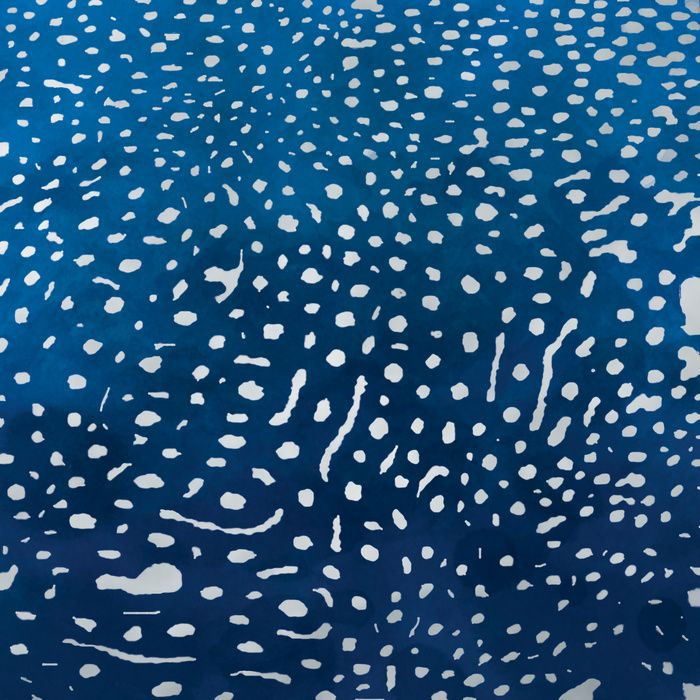
#> input picture Overlay/img/LightWhale.ppm, 700 x 700 px; its folder holds 5 pictures in this run
$ python overlay.py
#> lines starting #> are read from the running program, lines starting #| are printed output that depends on the picture
#> pass 3 of the loop in checkImageLibrary, `for filename in os.listdir(libraryPath):`:
#> the loop made 5 passes; the first 3 are shown
#Chea, Cohen, Gao, Hiciano
#CS5800 Spring 2021 Final Project
#Program that outputs best pattern match ratio from matches of an image against images in a directory.

#pillow aids in Image reading and manipulation
from PIL import Image, ImageOps
#os to access and work with any user's directory of images
import os

def overlayMatch(newImage, ogImage):
    '''
    Takes in two images and calculates their 'match' percentage. A nested for loop is used to
    iterate through the x,y coordinates of both equally sized images and compare RGB values.
    '''
#> called with newImage = 'Overlay/img/LightWhale.ppm', ogImage = 'Overlay/img/DarkWhale.ppm'
    #Open and load the image, convert to grayschool
    img = Image.open(newImage)
#> img is the input picture: PIL image 700x700 RGB; mean R, G, B 34.9, 84.3, 123.6
    imgGs = ImageOps.grayscale(img)
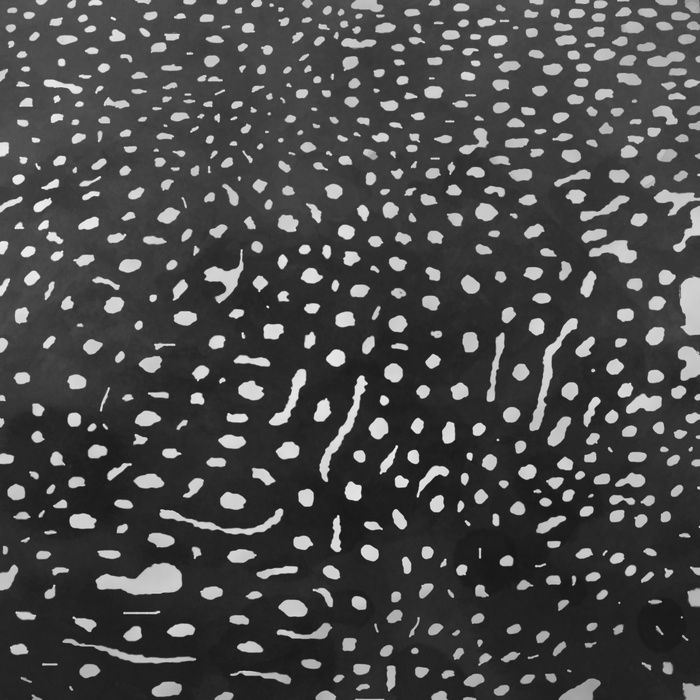
#> imgGs: PIL image 700x700 L; min 10, max 254, mean 74

    img2 = Image.open(ogImage)
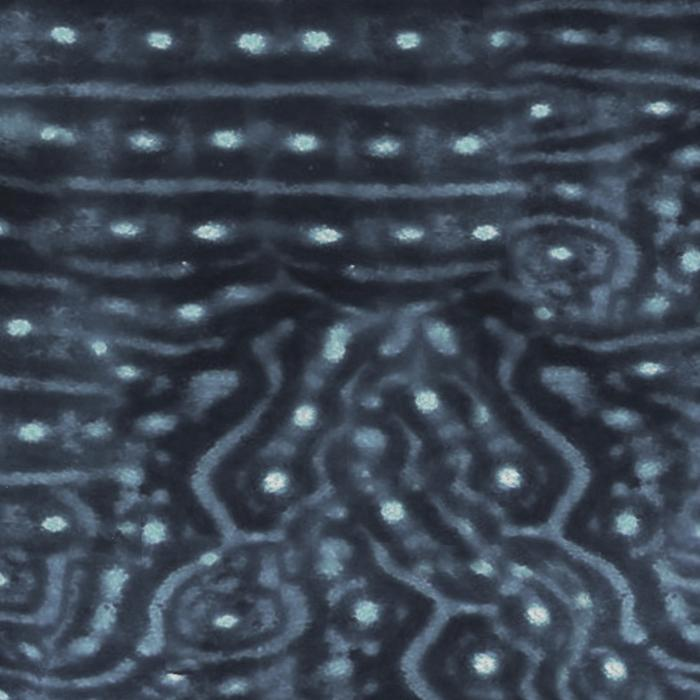
#> input picture Overlay/img/DarkWhale.ppm, 700 x 700 px
#> img2 is the input picture: PIL image 700x700 RGB; mean R, G, B 59.9, 70.2, 83.5
    img2Gs = ImageOps.grayscale(img2)
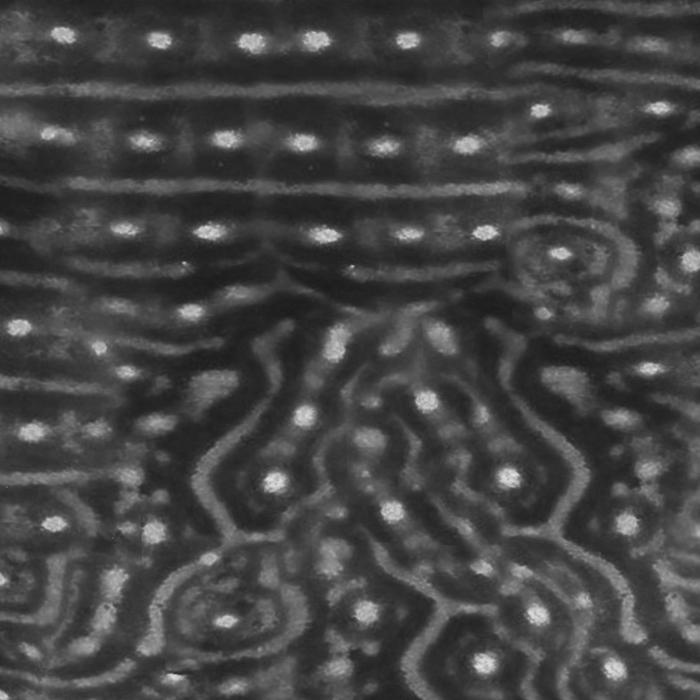
#> img2Gs: PIL image 700x700 L; min 26, max 228, mean 68.7

    print("Comparing " + str(newImage) + " with " + str(ogImage) )

    #Get image type (ie. jpeg, ppm...) and dimenstions
    print(img.format)
#| JPEG
    print(img.mode)
#| RGB
    print(img.size)
#| (700, 700)

    #use dimensions of image to determine number of iterations to scan pixels below
    w, h = img.size
#> w = 700; h = 700

    #get pixel format of image (ie. RGB, CMYK)
    print(img.mode)
#| RGB

    totalPixels = 0
    matches = 0

    #traverse row, column of image to access each pixel
    for ycoord in range(h):
        for xcoord in range(w):
            #using x,y tuple, getpixel() returns current pixel's coordinate as a single int value for single band images
            # (x,y) tuple point for multibanded images

            val = imgGs.getpixel((xcoord, ycoord)) # new image pixel value
            val2 = img2Gs.getpixel((xcoord, ycoord)) #og image pixel value

            totalPixels += 1 #tracking total pixels assessed
            #if pixel values of both image's are equal at current position, we have found a pattern match
            if val == val2:
                matches += 1
#> after the loop, matches = 4850; totalPixels = 490000

    #in a perfact match (identical images) the number of total pixels across an image is equal to the number of matches
    #print(totalPixels)
    #print(matches)

    #return the percentage of matched pixels between the two images
    return (matches/totalPixels)


def checkImageLibrary(newImage, libraryPath):
    '''
    Given an image (newImage) and a directory of images (libraryPath): computes the overlay match between the
    newImage and each image in libraryPath directory and returns the closest match found.
    '''
    print(libraryPath)
    if os.name == "nt":
        print("nt")
        libraryPath = os.path.join(libraryPath + os.sep, "img")
    else:
        print("not nt")
        libraryPath = os.path.join(libraryPath + os.sep, "img")

    #print(libraryPath) #confirm path

    #intialize list to store the images newImage will be compared against
    libraryImages = []

    #searches img directory for ppm files to store in libraryImages
    for filename in os.listdir(libraryPath):
        print(filename)
        #account for uppercase/lowercase extensions
        if filename.endswith(".ppm") or filename.endswith(".PPM"):
            libraryImages.append(filename)

    #libraryImages = [img for img in directory]
    print(libraryImages) #confirm expected list of images


    # determine overlaymatch ratio of newImage to each image in list and store outputs in new ratios list
    overlayRatios = []
    for image in libraryImages:
        ogImage = os.path.join(libraryPath + os.sep, image)
        # pattern match newImage to current one at iteration, push comparison value to array
        ratio = overlayMatch(newImage, ogImage)
#> ratio = 0.0099
#> pass 3 of the loop in checkImageLibrary, `for image in libraryImages:`:
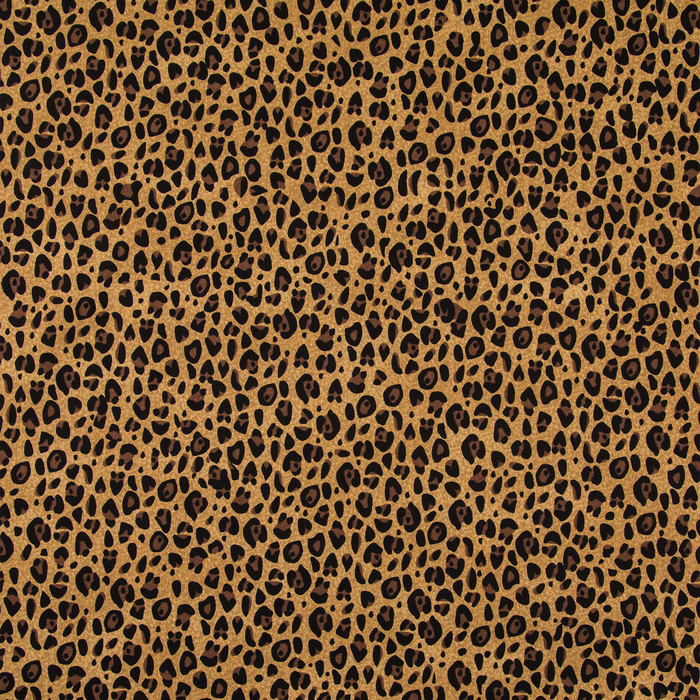
#> input picture Overlay/img/cheetah.PPM, 700 x 700 px
#> in overlayMatch, img2 is the input picture: PIL image 700x700 RGB; mean R, G, B 113.5, 82.1, 49.4
#> in overlayMatch (call 3), `img2Gs = ImageOps.grayscale(img2)`:
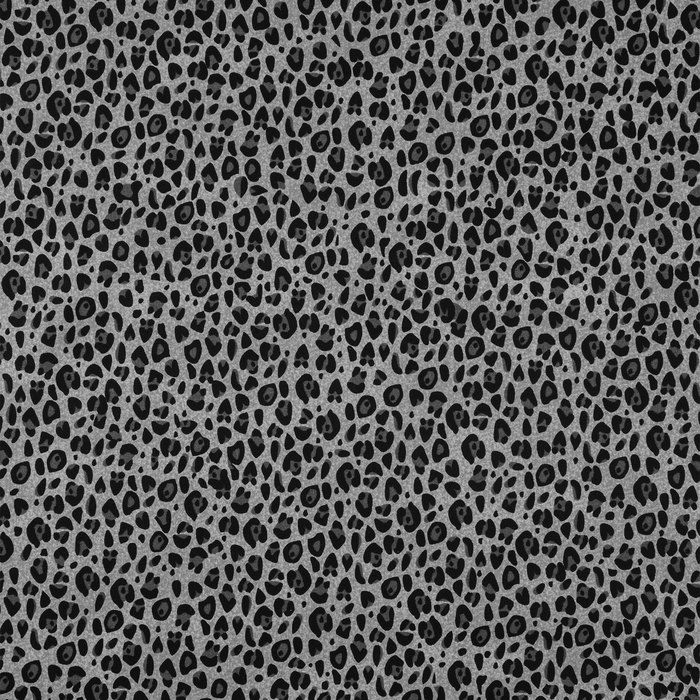
#> img2Gs: PIL image 700x700 L; min 0, max 204, mean 87.8
#| JPEG
#| RGB
#| (700, 700)
#| RGB
#> after the loop in overlayMatch (call 3), `for ycoord in range(h):`: matches = 1319; totalPixels = 490000
#> ratio = 0.00269
#> the loop made 5 passes; the first 3 are shown
        overlayRatios.append(ratio)

    #determine best overall ratio by cross referencing list and maintaining best ratio at each check
    bestRatio = 0
#> bestRatio = 0
    bestIndex = 0
    for i, ratio in enumerate(overlayRatios):
        if ratio > bestRatio:
            bestRatio = ratio
            bestIndex = i

    closestMatch = (libraryImages[bestIndex],bestRatio)

    return closestMatch

#driver code
def main():
    #program expects an img folder in current directory of this program
    filepath = os.getcwd()

    #account for different operating systems' path syntax
    if os.name == "nt":
        print("nt")
        newImage = os.path.join(filepath + os.sep, "img\LightWhale.ppm")
    else:
        print("not nt")
        newImage = os.path.join(filepath + os.sep, "img/LightWhale.ppm")

    print(newImage)
    closestMatch = checkImageLibrary(newImage, filepath)
    print(closestMatch)

#protect top level code and allows for this program to be called by other programs if needed
if __name__ == "__main__":
    main()
